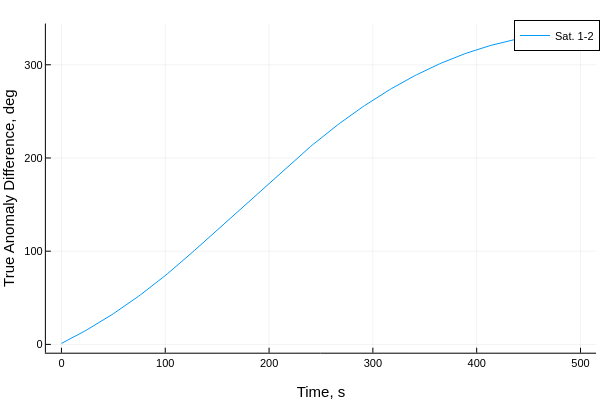

The cell this chart's notebook holds for it:
### Code cell
plot(thist[1:end],broadcast.(rad2deg,θhist[2:end,:]),label=permutedims(mylabel))
plot!(xlabel="Time, s", ylabel = "True Anomaly Difference, deg")

### Figure 1 — Plotly figure (JSON) as saved in the notebook; plotly's stock layout.template omitted (floating-point values rounded to 4 significant figures; data arrays with more than 128 entries replaced by an {"elided": "..."} marker saying what was removed)
{"data": [{"colorbar": {"title": ""}, "legendgroup": "Sat. 1-2", "line": {"color": "rgba(0, 154, 250, 1.000)", "dash": "solid", "shape": "linear", "width": 1}, "mode": "lines", "name": "Sat. 1-2", "showlegend": true, "type": "scatter", "x": {"elided": "251 int values"}, "xaxis": "x", "y": {"elided": "251 float values"}, "yaxis": "y", "zmax": null, "zmin": null}], "layout": {"annotations": [], "height": 400, "legend": {"bgcolor": "rgba(255, 255, 255, 1.000)", "bordercolor": "rgba(0, 0, 0, 1.000)", "borderwidth": 1, "font": {"color": "rgba(0, 0, 0, 1.000)", "family": "sans-serif", "size": 11}, "title": {"font": {"color": "rgba(0, 0, 0, 1.000)", "family": "sans-serif", "size": 15}, "text": ""}, "tracegroupgap": 0, "traceorder": "normal", "x": 1, "xanchor": "auto", "y": 1, "yanchor": "auto"}, "margin": {"b": 20, "l": 0, "r": 0, "t": 20}, "paper_bgcolor": "rgba(255, 255, 255, 1.000)", "plot_bgcolor": "rgba(255, 255, 255, 1.000)", "showlegend": true, "width": 600, "xaxis": {"anchor": "y", "domain": [0.07647, 0.9934], "gridcolor": "rgba(0, 0, 0, 0.100)", "gridwidth": 0.5, "linecolor": "rgba(0, 0, 0, 1.000)", "mirror": false, "range": [-15, 515], "showgrid": true, "showline": true, "showticklabels": true, "tickangle": 0, "tickcolor": "rgb(0, 0, 0)", "tickfont": {"color": "rgba(0, 0, 0, 1.000)", "family": "sans-serif", "size": 11}, "tickmode": "array", "ticks": "inside", "ticktext": ["0", "100", "200", "300", "400", "500"], "tickvals": [0, 100, 200, 300, 400, 500], "title": "Time, s", "titlefont": {"color": "rgba(0, 0, 0, 1.000)", "family": "sans-serif", "size": 15}, "type": "-", "visible": true, "zeroline": false, "zerolinecolor": "rgba(0, 0, 0, 1.000)"}, "yaxis": {"anchor": "x", "domain": [0.07581, 0.9902], "gridcolor": "rgba(0, 0, 0, 0.100)", "gridwidth": 0.5, "linecolor": "rgba(0, 0, 0, 1.000)", "mirror": false, "range": [-8.907, 344.2], "showgrid": true, "showline": true, "showticklabels": true, "tickangle": 0, "tickcolor": "rgb(0, 0, 0)", "tickfont": {"color": "rgba(0, 0, 0, 1.000)", "family": "sans-serif", "size": 11}, "tickmode": "array", "ticks": "inside", "ticktext": ["0", "100", "200", "300"], "tickvals": [0, 100, 200, 300], "title": "True Anomaly Difference, deg", "titlefont": {"color": "rgba(0, 0, 0, 1.000)", "family": "sans-serif", "size": 15}, "type": "-", "visible": true, "zeroline": false, "zerolinecolor": "rgba(0, 0, 0, 1.000)"}}}
